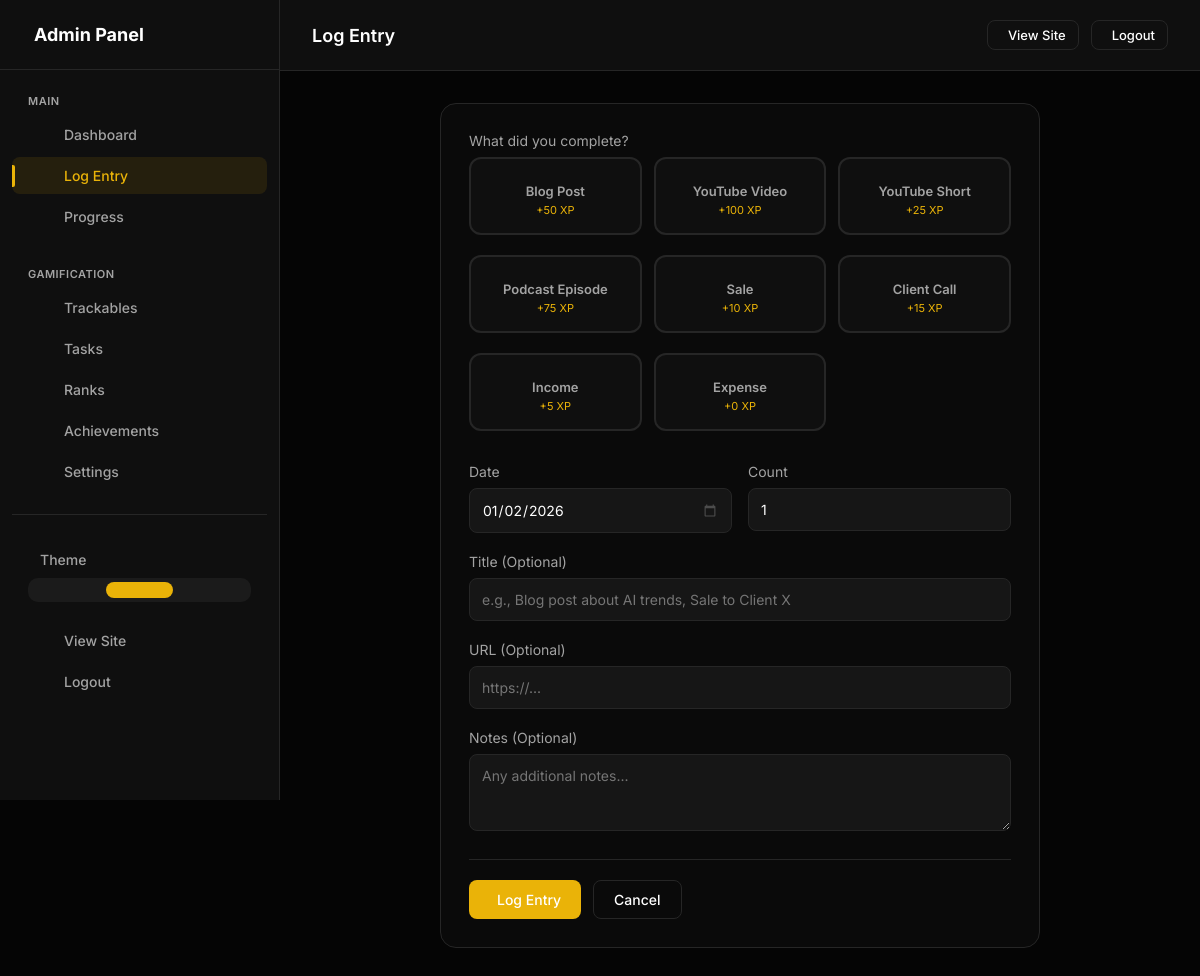
The page /admin/log (signed in) on the database its author committed.
### models.py (models this page shows, shortened)
class TrackableType(db.Model):
    __tablename__ = 'trackable_types'
    id = db.Column(db.Integer, primary_key=True)
    user_id = db.Column(db.Integer, db.ForeignKey('users.id'), nullable=False, index=True)
    name = db.Column(db.String(100), nullable=False)  # "Blog Post", "YouTube Short", "Sale", etc.
    slug = db.Column(db.String(100), nullable=False)  # "blog_post", "youtube_short", "sale"
    description = db.Column(db.String(500))
    category = db.Column(db.String(50), default='content')  # 'content', 'task', 'metric', 'sales', 'finance'
    xp_per_unit = db.Column(db.Integer, default=10)  # Base XP earned per item
    xp_mode = db.Column(db.String(20), default='fixed')  # 'fixed', 'value_based', 'tiered'
    xp_multiplier = db.Column(db.Float, default=1.0)
    tiers_config = db.Column(db.Text)  # JSON: [{"name": "Bronze", "min": 0, "xp": 10}, {"name": "Silver", "min": 100, "xp": 50}]
    track_value = db.Column(db.Boolean, default=False)  # Track monetary/numeric value?
    value_label = db.Column(db.String(50), default='Value')  # "Price", "Amount", "Revenue", etc.
    value_prefix = db.Column(db.String(10), default='$')  # Currency symbol or unit
    value_suffix = db.Column(db.String(10), default='')  # e.g., "hrs", "units"
    icon = db.Column(db.String(50), default='ph-star')  # Phosphor icon name
    color = db.Column(db.String(20), default='#0ea5e9')  # Hex color
    emoji = db.Column(db.String(10))  # Optional emoji
    is_countable = db.Column(db.Boolean, default=True)  # Can you count multiple?
    track_duration = db.Column(db.Boolean, default=False)  # Track time/duration?
    track_views = db.Column(db.Boolean, default=False)  # Track views?
    allows_negative = db.Column(db.Boolean, default=False)  # Allow negative values (for expenses)?
    daily_goal = db.Column(db.Integer, default=0)  # Daily target (0 = no goal)
    weekly_goal = db.Column(db.Integer, default=0)  # Weekly target
    monthly_goal = db.Column(db.Integer, default=0)  # Monthly target
    value_goal = db.Column(db.Float, default=0)  # Value-based goal (e.g., $1000 in sales)
    display_order = db.Column(db.Integer, default=0)
    is_active = db.Column(db.Boolean, default=True)
    is_pinned = db.Column(db.Boolean, default=False)  # Show on dashboard
    created_at = db.Column(db.DateTime, default=datetime.utcnow)
    updated_at = db.Column(db.DateTime, default=datetime.utcnow, onupdate=datetime.utcnow)
    expense_threshold = db.Column(db.Float, default=0) # For expense trackables: Diff between threshold and value earns XP
    entries = db.relationship('TrackableEntry', backref='trackable_type', lazy=True, cascade='all, delete-orphan')

### app.py (the view, shortened to what this page needs)
    @app.route('/admin/log', methods=['GET', 'POST'])
    @admin_required
    def admin_log_entry():
        stats = get_user_stats()
        next_rank = stats['next_rank']
        buckets = []
        if next_rank:
            buckets = [c for c in next_rank.conditions if c.is_bucket]
        return render_template('admin/log_entry.html',
                               trackables=stats['trackables'],
                               buckets=buckets,
                               next_rank=next_rank,
                               selected_trackable_id=request.args.get('trackable', type=int),
                               today=date.today())

### models.py (called while the page is built, shortened)
    def get_total_xp(self):
        total = 0
        for entry in self.trackable_entries:
            if entry.trackable_type:
                total += entry.count * entry.trackable_type.xp_per_unit
        for log in self.daily_logs:
            total += log.total_xp or 0
        if self.user_settings and self.user_settings.enable_youtube_sync:
            total += self.get_youtube_xp()
        return total

    def check_conditions_met(self, user_id):
        all_met = True
        progress = {}
        for condition in self.conditions:
            is_met, current_value = condition.check_condition(user_id)
            progress[condition.id] = {
                'type': condition.condition_type,
                'threshold': condition.threshold,
                'current': current_value,
                'met': is_met,
                'custom_name': condition.custom_name,
                'trackable_slug': condition.trackable_slug
            }
            if not is_met:
                all_met = False
        return all_met, progress

### templates/admin/log_entry.html (shortened to what this page needs)
{% extends "admin/base.html" %}
{% block page_title %}Log Entry{% endblock %}
{% block content %}
<div class="log-container">
    <form method="post" class="log-card">
        <div class="form-group">
            <label>What did you complete?</label>
            <div class="trackable-selector">
                {% for t in trackables %}
                <label class="trackable-option" onclick="selectTrackable({{ t.id }})">
                    <div class="trackable-option-name">{{ t.name }}</div>
                    <div class="trackable-option-xp">+{{ t.xp_per_unit }} XP</div>
                </label>
                {% endfor %}
            </div>
        </div>
        <div class="form-row">
            <div class="form-group">
                <label> Date</label>
                <input type="date" name="date" value="{{ today if today else '' }}">
            </div>
            <div class="form-group">
                <label> Count</label>
                <input type="number" name="count" value="1" min="1">
            </div>
        </div>
        <div class="form-group">
            <label> Title (Optional)</label>
            <input type="text" name="title" placeholder="e.g., Blog post about AI trends, Sale to Client X">
        </div>
        <div class="form-group">
            <label> URL (Optional)</label>
            <input type="url" name="url" placeholder="https://...">
        </div>
        <div class="form-group">
            <label> Notes (Optional)</label>
            <textarea name="notes" rows="3" placeholder="Any additional notes..."></textarea>
        </div>
        <div class="form-actions">
            <button type="submit" class="btn btn-primary">
                 Log Entry
            </button>
            <a href="{{ url_for('admin_dashboard') }}" class="btn btn-outline">Cancel</a>
        </div>
    </form>
</div>
{% endblock %}

### templates/admin/base.html (style rules this page uses)
:root, [data-theme="dark"] { --bg-body: #050505; --bg-card: #0f0f0f; --bg-card-hover: #141414; --border: #262626; --accent: #e90e0e; --accent-rgb: 233, 14, 14; --accent-hover: #c70202; --text-main: #ffffff; --text-muted: #a3a3a3; --font-sans: 'Inter', sans-serif; --font-mono: 'JetBrains Mono', monospace; --success: #10b981; --warning: #f59e0b; --danger: #ef4444; }
* { margin: 0; padding: 0; box-sizing: border-box; }
body { background-color: var(--bg-body); color: var(--text-main); font-family: var(--font-sans); overflow-x: hidden; -webkit-font-smoothing: antialiased; min-height: 100vh; }
a { text-decoration: none; color: inherit; transition: 0.3s; }
button { border: none; background: none; cursor: pointer; font-family: inherit; }
.btn { padding: 10px 20px; border-radius: 8px; font-size: 14px; font-weight: 500; transition: all 0.3s ease; display: inline-flex; align-items: center; gap: 8px; cursor: pointer; border: none; }
.btn-primary { background: var(--accent); color: #fff; }
.btn-outline { border: 1px solid var(--border); color: var(--text-main); background: transparent; }
input[type="text"], input[type="password"], input[type="email"], input[type="url"], input[type="number"], input[type="date"], input[type="time"], input[type="datetime-local"], textarea, select { width: 100%; padding: 12px; background: rgba(255,255,255,0.05); border: 1px solid var(--border); border-radius: 8px; color: var(--text-main); font-size: 14px; font-family: inherit; box-sizing: border-box; }
label { display: block; margin-bottom: 8px; color: var(--text-muted); font-size: 14px; }
input[type="date"], input[type="time"], input[type="datetime-local"] { color-scheme: dark; }

### templates/admin/log_entry.html (style rules this page uses)
.log-container { max-width: 600px; margin: 0 auto; }
.log-card { background: rgba(255, 255, 255, 0.02); border: 1px solid var(--border); border-radius: 16px; padding: 28px; }
.trackable-selector { display: grid; grid-template-columns: repeat(auto-fit, minmax(140px, 1fr)); gap: 12px; margin-bottom: 24px; }
.trackable-option { background: rgba(255, 255, 255, 0.02); border: 2px solid var(--border); border-radius: 12px; padding: 16px; text-align: center; cursor: pointer; transition: all 0.2s; }
.trackable-option-name { font-weight: 600; font-size: 13px; margin-bottom: 4px; }
.trackable-option-xp { font-size: 11px; color: var(--accent); }
.form-group { margin-bottom: 20px; }
.form-row { display: grid; grid-template-columns: 1fr 1fr; gap: 16px; }
.form-actions { display: flex; gap: 12px; margin-top: 24px; padding-top: 20px; border-top: 1px solid var(--border); }

### rows shown on the page
TrackableType: name "Blog Post", xp_per_unit "50"
TrackableType: name "YouTube Video", xp_per_unit "100"
TrackableType: name "YouTube Short", xp_per_unit "25"
TrackableType: name "Podcast Episode", xp_per_unit "75"
TrackableType: name "Sale", xp_per_unit "10"
TrackableType: name "Client Call", xp_per_unit "15"
TrackableType: name "Income", xp_per_unit "5"
TrackableType: name "Expense", xp_per_unit "0"
